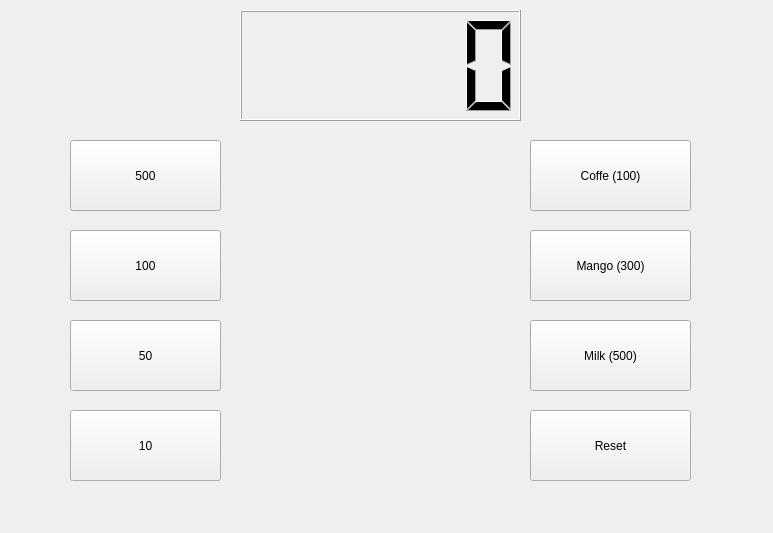
<?xml version="1.0" encoding="UTF-8"?>
<ui version="4.0">
 <class>Widget</class>
 <widget class="QWidget" name="Widget">
  <property name="geometry">
   <rect>
    <x>0</x>
    <y>0</y>
    <width>773</width>
    <height>533</height>
   </rect>
  </property>
  <property name="windowTitle">
   <string>Widget</string>
  </property>
  <widget class="QLCDNumber" name="lcdNumber">
   <property name="geometry">
    <rect>
     <x>240</x>
     <y>10</y>
     <width>281</width>
     <height>111</height>
    </rect>
   </property>
  </widget>
  <widget class="QPushButton" name="pb500">
   <property name="geometry">
    <rect>
     <x>70</x>
     <y>140</y>
     <width>151</width>
     <height>71</height>
    </rect>
   </property>
   <property name="text">
    <string>500</string>
   </property>
  </widget>
  <widget class="QPushButton" name="pb100">
   <property name="geometry">
    <rect>
     <x>70</x>
     <y>230</y>
     <width>151</width>
     <height>71</height>
    </rect>
   </property>
   <property name="text">
    <string>100</string>
   </property>
  </widget>
  <widget class="QPushButton" name="pb50">
   <property name="geometry">
    <rect>
     <x>70</x>
     <y>320</y>
     <width>151</width>
     <height>71</height>
    </rect>
   </property>
   <property name="text">
    <string>50</string>
   </property>
  </widget>
  <widget class="QPushButton" name="pb10">
   <property name="geometry">
    <rect>
     <x>70</x>
     <y>410</y>
     <width>151</width>
     <height>71</height>
    </rect>
   </property>
   <property name="text">
    <string>10</string>
   </property>
  </widget>
  <widget class="QPushButton" name="pbCoffee">
   <property name="geometry">
    <rect>
     <x>530</x>
     <y>140</y>
     <width>161</width>
     <height>71</height>
    </rect>
   </property>
   <property name="text">
    <string>Coffe (100)</string>
   </property>
  </widget>
  <widget class="QPushButton" name="pbReset">
   <property name="geometry">
    <rect>
     <x>530</x>
     <y>410</y>
     <width>161</width>
     <height>71</height>
    </rect>
   </property>
   <property name="text">
    <string>Reset</string>
   </property>
  </widget>
  <widget class="QPushButton" name="pbMango">
   <property name="geometry">
    <rect>
     <x>530</x>
     <y>230</y>
     <width>161</width>
     <height>71</height>
    </rect>
   </property>
   <property name="text">
    <string>Mango (300)</string>
   </property>
  </widget>
  <widget class="QPushButton" name="pbMilk">
   <property name="geometry">
    <rect>
     <x>530</x>
     <y>320</y>
     <width>161</width>
     <height>71</height>
    </rect>
   </property>
   <property name="text">
    <string>Milk (500)</string>
   </property>
  </widget>
 </widget>
 <resources/>
 <connections/>
</ui>
